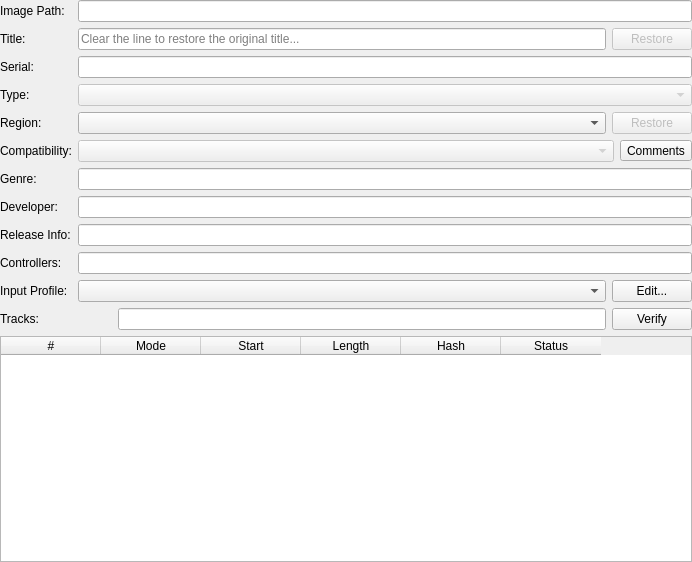
<?xml version="1.0" encoding="UTF-8"?>
<ui version="4.0">
 <class>GameSummaryWidget</class>
 <widget class="QWidget" name="GameSummaryWidget">
  <property name="geometry">
   <rect>
    <x>0</x>
    <y>0</y>
    <width>692</width>
    <height>562</height>
   </rect>
  </property>
  <property name="windowTitle">
   <string>Dialog</string>
  </property>
  <property name="windowIcon">
   <iconset>
    <normaloff>:/icons/app-icon.png</normaloff>:/icons/app-icon.png</iconset>
  </property>
  <layout class="QGridLayout" name="gridLayout">
   <property name="leftMargin">
    <number>0</number>
   </property>
   <property name="topMargin">
    <number>0</number>
   </property>
   <property name="rightMargin">
    <number>0</number>
   </property>
   <property name="bottomMargin">
    <number>0</number>
   </property>
   <item row="8" column="1">
    <widget class="QLineEdit" name="genre">
     <property name="readOnly">
      <bool>true</bool>
     </property>
    </widget>
   </item>
   <item row="3" column="1">
    <layout class="QHBoxLayout" name="horizontalLayout_7">
     <item>
      <widget class="QLineEdit" name="title">
       <property name="placeholderText">
        <string>Clear the line to restore the original title...</string>
       </property>
      </widget>
     </item>
     <item>
      <widget class="QPushButton" name="restoreTitle">
       <property name="enabled">
        <bool>false</bool>
       </property>
       <property name="text">
        <string>Restore</string>
       </property>
      </widget>
     </item>
    </layout>
   </item>
   <item row="6" column="1">
    <layout class="QHBoxLayout" name="horizontalLayout_6">
     <item>
      <widget class="QComboBox" name="region">
       <property name="sizePolicy">
        <sizepolicy hsizetype="Expanding" vsizetype="Fixed">
         <horstretch>0</horstretch>
         <verstretch>0</verstretch>
        </sizepolicy>
       </property>
      </widget>
     </item>
     <item>
      <widget class="QPushButton" name="restoreRegion">
       <property name="enabled">
        <bool>false</bool>
       </property>
       <property name="text">
        <string>Restore</string>
       </property>
      </widget>
     </item>
    </layout>
   </item>
   <item row="0" column="0">
    <widget class="QLabel" name="label_4">
     <property name="text">
      <string>Image Path:</string>
     </property>
    </widget>
   </item>
   <item row="0" column="1">
    <widget class="QLineEdit" name="path">
     <property name="readOnly">
      <bool>true</bool>
     </property>
    </widget>
   </item>
   <item row="4" column="0">
    <widget class="QLabel" name="label">
     <property name="text">
      <string>Serial:</string>
     </property>
    </widget>
   </item>
   <item row="18" column="0" colspan="2">
    <widget class="QTableWidget" name="tracks">
     <property name="editTriggers">
      <set>QAbstractItemView::EditTrigger::NoEditTriggers</set>
     </property>
     <property name="cornerButtonEnabled">
      <bool>false</bool>
     </property>
     <attribute name="verticalHeaderVisible">
      <bool>false</bool>
     </attribute>
     <column>
      <property name="text">
       <string>#</string>
      </property>
     </column>
     <column>
      <property name="text">
       <string>Mode</string>
      </property>
     </column>
     <column>
      <property name="text">
       <string>Start</string>
      </property>
     </column>
     <column>
      <property name="text">
       <string>Length</string>
      </property>
     </column>
     <column>
      <property name="text">
       <string>Hash</string>
      </property>
     </column>
     <column>
      <property name="text">
       <string>Status</string>
      </property>
     </column>
    </widget>
   </item>
   <item row="6" column="0">
    <widget class="QLabel" name="label_3">
     <property name="text">
      <string>Region:</string>
     </property>
    </widget>
   </item>
   <item row="9" column="0">
    <widget class="QLabel" name="label_12">
     <property name="text">
      <string>Developer:</string>
     </property>
    </widget>
   </item>
   <item row="12" column="0">
    <widget class="QLabel" name="label_15">
     <property name="text">
      <string>Controllers:</string>
     </property>
    </widget>
   </item>
   <item row="16" column="0">
    <widget class="QLabel" name="label_8">
     <property name="text">
      <string>Tracks:</string>
     </property>
    </widget>
   </item>
   <item row="12" column="1">
    <widget class="QLineEdit" name="controllers">
     <property name="readOnly">
      <bool>true</bool>
     </property>
    </widget>
   </item>
   <item row="5" column="1">
    <widget class="QComboBox" name="entryType">
     <property name="enabled">
      <bool>false</bool>
     </property>
    </widget>
   </item>
   <item row="11" column="0">
    <widget class="QLabel" name="label_14">
     <property name="text">
      <string>Release Info:</string>
     </property>
    </widget>
   </item>
   <item row="13" column="0">
    <widget class="QLabel" name="label_9">
     <property name="text">
      <string>Input Profile:</string>
     </property>
    </widget>
   </item>
   <item row="4" column="1">
    <widget class="QLineEdit" name="serial">
     <property name="readOnly">
      <bool>true</bool>
     </property>
    </widget>
   </item>
   <item row="8" column="0">
    <widget class="QLabel" name="label_11">
     <property name="text">
      <string>Genre:</string>
     </property>
    </widget>
   </item>
   <item row="16" column="1">
    <layout class="QHBoxLayout" name="verifyLayout" stretch="0,1,0">
     <item>
      <spacer name="verifySpacer">
       <property name="orientation">
        <enum>Qt::Orientation::Horizontal</enum>
       </property>
       <property name="sizeHint" stdset="0">
        <size>
         <width>40</width>
         <height>20</height>
        </size>
       </property>
      </spacer>
     </item>
     <item>
      <widget class="QLineEdit" name="revision">
       <property name="minimumSize">
        <size>
         <width>300</width>
         <height>0</height>
        </size>
       </property>
       <property name="readOnly">
        <bool>true</bool>
       </property>
      </widget>
     </item>
     <item>
      <widget class="QPushButton" name="computeHashes">
       <property name="text">
        <string>Verify</string>
       </property>
      </widget>
     </item>
    </layout>
   </item>
   <item row="9" column="1">
    <widget class="QLineEdit" name="developer">
     <property name="readOnly">
      <bool>true</bool>
     </property>
    </widget>
   </item>
   <item row="5" column="0">
    <widget class="QLabel" name="label_10">
     <property name="text">
      <string>Type:</string>
     </property>
    </widget>
   </item>
   <item row="3" column="0">
    <widget class="QLabel" name="label_2">
     <property name="text">
      <string>Title:</string>
     </property>
    </widget>
   </item>
   <item row="11" column="1">
    <widget class="QLineEdit" name="releaseInfo">
     <property name="readOnly">
      <bool>true</bool>
     </property>
    </widget>
   </item>
   <item row="7" column="0">
    <widget class="QLabel" name="label_7">
     <property name="text">
      <string>Compatibility:</string>
     </property>
    </widget>
   </item>
   <item row="7" column="1">
    <layout class="QHBoxLayout" name="horizontalLayout" stretch="1,0">
     <item>
      <widget class="QComboBox" name="compatibility">
       <property name="enabled">
        <bool>false</bool>
       </property>
      </widget>
     </item>
     <item>
      <widget class="QToolButton" name="compatibilityComments">
       <property name="text">
        <string>Comments</string>
       </property>
       <property name="icon">
        <iconset theme="information-line"/>
       </property>
      </widget>
     </item>
    </layout>
   </item>
   <item row="13" column="1">
    <layout class="QHBoxLayout" name="horizontalLayout_2" stretch="1,0">
     <item>
      <widget class="QComboBox" name="inputProfile"/>
     </item>
     <item>
      <widget class="QPushButton" name="editInputProfile">
       <property name="text">
        <string>Edit...</string>
       </property>
      </widget>
     </item>
    </layout>
   </item>
  </layout>
 </widget>
 <resources/>
 <connections/>
</ui>
